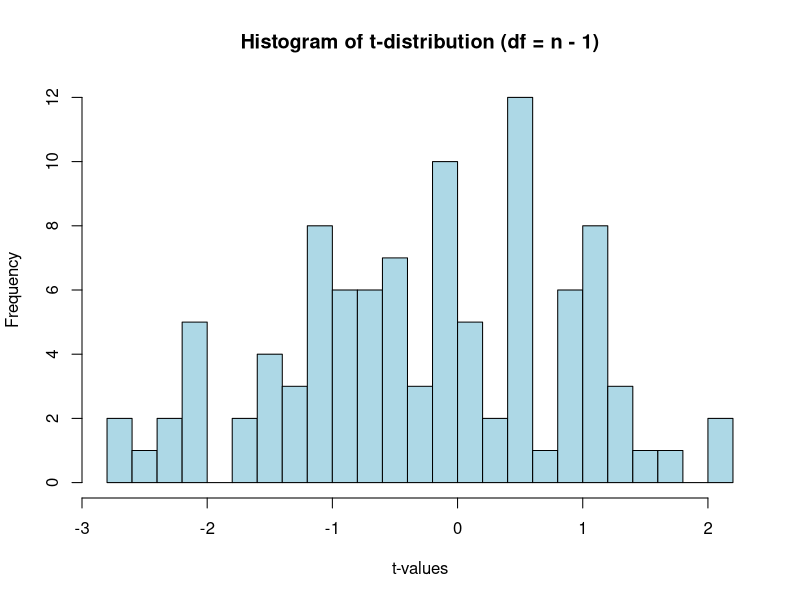

Write the R code that produced this figure.
n <- 100
df <- n - 1
t_values <- rt(n, df)
hist(t_values, breaks = 20, col = "lightblue", main = "Histogram of t-distribution (df = n - 1)",
     xlab = "t-values")